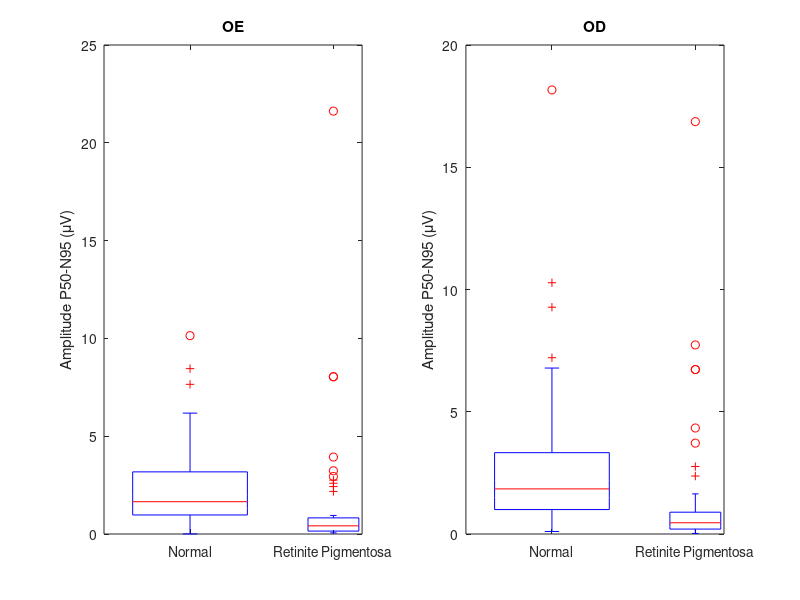
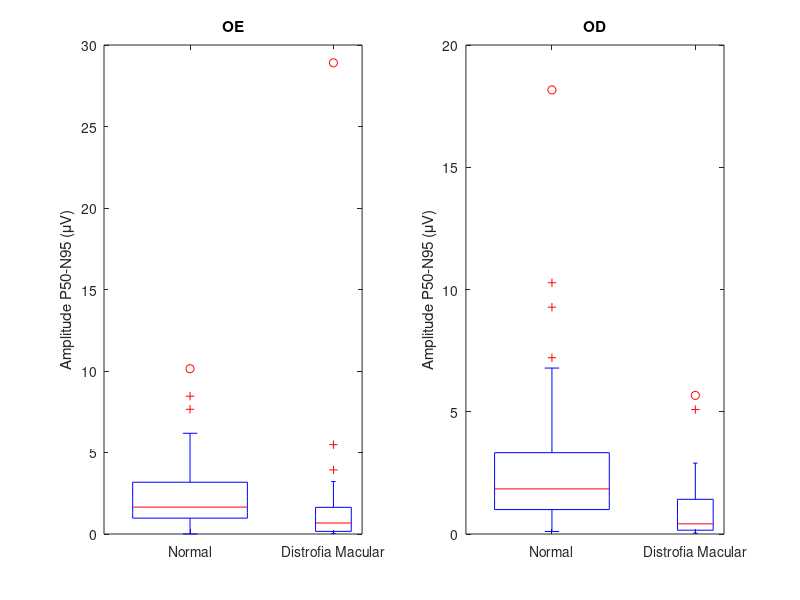
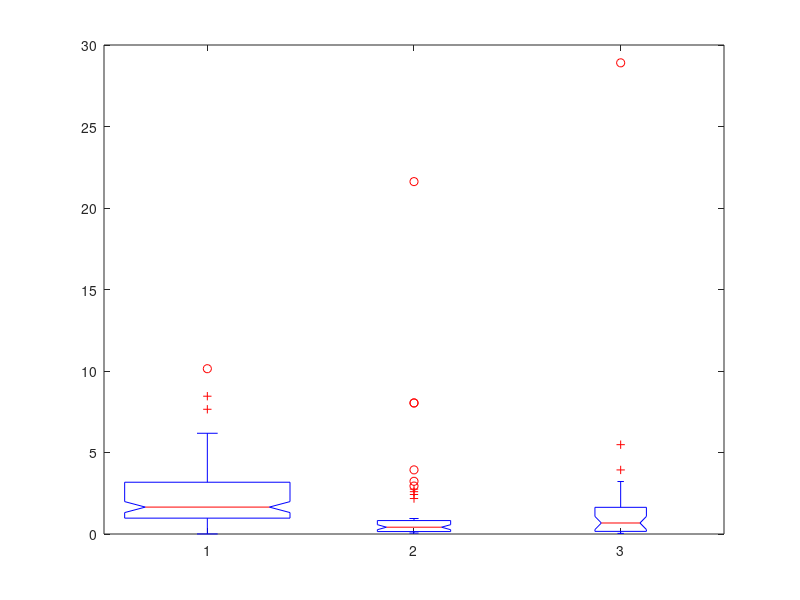
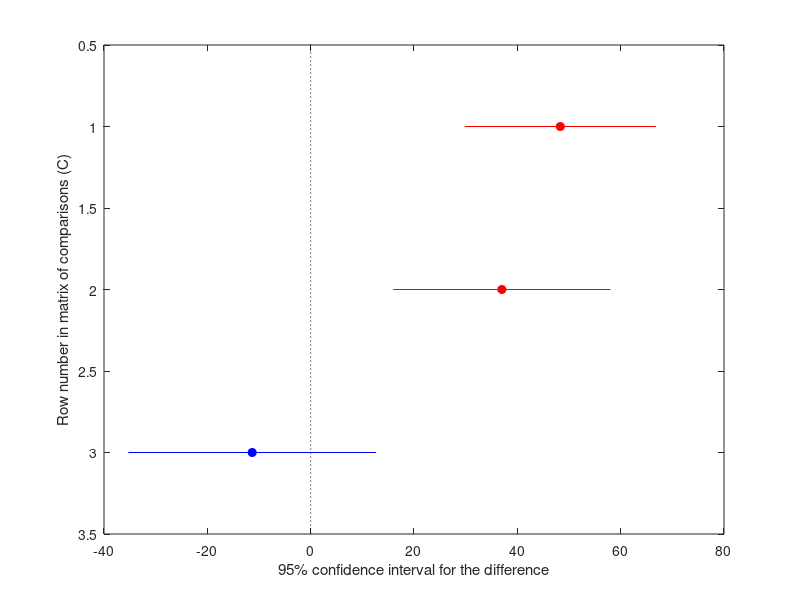

MATLAB code to generate these figures, in order: (Note: this script raises an error after producing the figures.)
clear;
close all;
load PotMedia_LE_vector.mat
load PotMedia_LE_rp_vector.mat
load PotMedia_LE_dm_vector.mat
load PotMedia_RE_vector.mat
load PotMedia_RE_rp_vector.mat
load PotMedia_RE_dm_vector.mat

%% Retinite Pigmentosa
% Teste Estatístico 1
X=[PotMedia_LE_vector, PotMedia_LE_rp_vector];

G = [ones(size(PotMedia_LE_vector)), 2*ones(size(PotMedia_LE_rp_vector))];

figure;
subplot(1, 2, 1);
boxplot(X, G, 'Labels', {'Normal', 'Retinite Pigmentosa'});
ylabel('Amplitude P50-N95 (\muV)')
title('OE');

[p,h,stats] = ranksum(PotMedia_LE_vector, PotMedia_LE_rp_vector);
fprintf('\nNormal vs Retinite Pigmentosa\n');
[p_le, h_le, stats_le] = ranksum(PotMedia_LE_vector, PotMedia_LE_rp_vector);
fprintf('OE: p=%.4g, h=%d, ranksum=%2f, z=%.4f\n', p_le, h_le, stats_le.ranksum, stats_le.zval);

% Teste Estatístico 1
X=[PotMedia_RE_vector, PotMedia_RE_rp_vector];

G = [ones(size(PotMedia_RE_vector)), 2*ones(size(PotMedia_RE_rp_vector))];

subplot(1, 2, 2);
boxplot(X, G, 'Labels', {'Normal', 'Retinite Pigmentosa'});
ylabel('Amplitude P50-N95 (\muV)')
title('OD');
[p_re, h_re, stats_re] = ranksum(PotMedia_RE_vector, PotMedia_RE_rp_vector);
fprintf('OD: p=%.4g, h=%d, ranksum=%2f, z=%.4f\n', p_re, h_re, stats_re.ranksum, stats_re.zval);

%% Distrofia Macular
% Teste Estatístico 1
X=[PotMedia_LE_vector, PotMedia_LE_dm_vector];

G = [ones(size(PotMedia_LE_vector)), 2*ones(size(PotMedia_LE_dm_vector))];

figure;
subplot(1, 2, 1);
boxplot(X, G, 'Labels', {'Normal', 'Distrofia Macular'});
ylabel('Amplitude P50-N95 (\muV)')
title('OE');

[p,h,stats] = ranksum(PotMedia_LE_vector, PotMedia_LE_dm_vector);
fprintf('\nNormal vs Distrofia Macular\n');
[p_le, h_le, stats_le] = ranksum(PotMedia_LE_vector, PotMedia_LE_dm_vector);
fprintf('OE: p=%.4g, h=%d, ranksum=%2f, z=%.4f\n', p_le, h_le, stats_le.ranksum, stats_le.zval);

% Teste Estatístico 1
X=[PotMedia_RE_vector, PotMedia_RE_dm_vector];

G = [ones(size(PotMedia_RE_vector)), 2*ones(size(PotMedia_RE_dm_vector))];

subplot(1, 2, 2);
boxplot(X, G, 'Labels', {'Normal', 'Distrofia Macular'});
ylabel('Amplitude P50-N95 (\muV)')
title('OD');
[p_re, h_re, stats_re] = ranksum(PotMedia_RE_vector, PotMedia_RE_dm_vector);
fprintf('OD: p=%.4g, h=%d, ranksum=%2f, z=%.4f\n', p_re, h_re, stats_re.ranksum, stats_re.zval);

%% Teste Estatístico 2
X=[PotMedia_LE_vector, PotMedia_LE_rp_vector, PotMedia_LE_dm_vector];

G = [ones(size(PotMedia_LE_vector)), ...
    2*ones(size(PotMedia_LE_rp_vector)), ...
    3*ones(size(PotMedia_LE_dm_vector))];

figure;
boxplot(X, G, 'Labels', {'Normal', 'Retinite Pigmentosa', 'Distrofia Macular'});
ylabel('Amplitude N35-P50 (\muV)')

[p_kw_le,tbl,stats] = kruskalwallis(X, G);
c = multcompare(stats);
tbl = array2table(c,"VariableNames", ...
    ["Group A","Group B","Lower Limit","A-B","Upper Limit","P-value"])

% OD

X=[PotMedia_RE_vector, PotMedia_RE_rp_vector, PotMedia_RE_dm_vector];

G = [ones(size(PotMedia_RE_vector)), ...
    2*ones(size(PotMedia_RE_rp_vector)), ...
    3*ones(size(PotMedia_RE_dm_vector))];

figure;
boxplot(X, G, 'Labels', {'Normal', 'Retinite Pigmentosa', 'Distrofia Macular'});
ylabel('Amplitude N35-P50 (\muV)')

[p_kw_re,tbl,stats] = kruskalwallis(X, G);
c = multcompare(stats);
tbl = array2table(c,"VariableNames", ...
    ["Group A","Group B","Lower Limit","A-B","Upper Limit","P-value"])

fprintf('\nKruskal-Wallis\n');
fprintf('OE: p=%.4g', p_kw_le);
fprintf('\nOD: p=%.4g', p_kw_re);
